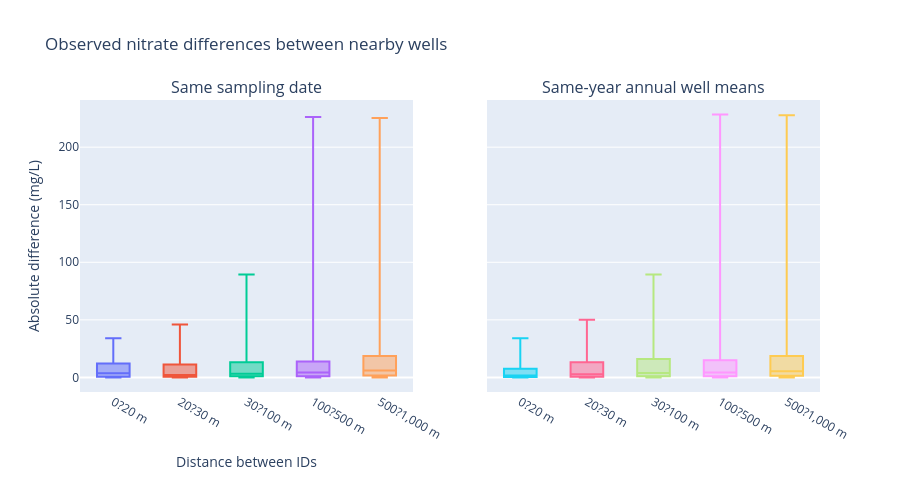

The notebook cell this image was saved under:
### Markdown cell above
## 3. Compare nitrate at nearby wells in similar periods

For same-day comparisons, repeated results for one well and date are averaged only in a temporary table. For same-year comparisons, each well's annual mean is used. Original rows stay unchanged. The comparisons include different IDs up to 1,000 m apart and are grouped by distance band. Pair-periods reuse wells, so they are not independent observations; proximity does not establish duplicate wells.

### Code cell
DISTANCE_EDGES = [0, 20, 30, 100, 500, 1_000.000001]
DISTANCE_LABELS = ["0?20 m", "20?30 m", "30?100 m", "100?500 m", "500?1,000 m"]

def nearby_period_pairs(period_data, period_name):
    """Summarize within-well period values, then compare distinct nearby IDs."""
    pair_rows = []
    for period, group in period_data.groupby("period", sort=False):
        summaries = group.groupby("gm_well_id", as_index=False).agg(
            nitrate_mg_L=("nitrate_mg_L", "mean"),
            source_records=("nitrate_mg_L", "size"),
            gm_longitude=("gm_longitude", "first"),
            gm_latitude=("gm_latitude", "first"),
        )
        if len(summaries) < 2:
            continue
        points = gpd.GeoDataFrame(
            summaries,
            geometry=gpd.points_from_xy(summaries.gm_longitude, summaries.gm_latitude),
            crs="EPSG:4326",
        ).to_crs(METRIC_CRS)
        xy = np.column_stack([points.geometry.x, points.geometry.y])
        pairs = cKDTree(xy).query_pairs(r=1_000, output_type="ndarray")
        if len(pairs) == 0:
            continue
        for left, right in pairs:
            a, b = summaries.iloc[left], summaries.iloc[right]
            pair_rows.append({
                "period": period,
                "well_id_a": a.gm_well_id,
                "well_id_b": b.gm_well_id,
                "distance_m": float(np.linalg.norm(xy[left] - xy[right])),
                "nitrate_a": float(a.nitrate_mg_L),
                "nitrate_b": float(b.nitrate_mg_L),
                "absolute_difference_mg_L": float(abs(a.nitrate_mg_L - b.nitrate_mg_L)),
                "records_a_summarized": int(a.source_records),
                "records_b_summarized": int(b.source_records),
            })
    pairs = pd.DataFrame(pair_rows)
    if pairs.empty:
        return pairs
    pairs["distance_band"] = pd.cut(
        pairs["distance_m"], bins=DISTANCE_EDGES, labels=DISTANCE_LABELS,
        right=False, include_lowest=True,
    )
    pairs["well_pair"] = pairs.apply(lambda row: "|".join(sorted([row.well_id_a, row.well_id_b])), axis=1)
    pairs["comparison_type"] = period_name
    return pairs

same_day_data = observations.assign(period=observations["gm_samp_collection_date"].dt.strftime("%Y-%m-%d"))
same_year_data = observations.assign(period=observations["gm_samp_collection_date"].dt.year)
same_day_pairs = nearby_period_pairs(same_day_data, "Same sampling date")
same_year_pairs = nearby_period_pairs(same_year_data, "Same calendar year; annual well means")

def summarize_pairs(pairs):
    if pairs.empty:
        return pd.DataFrame(columns=["distance_band", "comparisons", "unique_well_pairs", "median_abs_difference_mg_L", "p90_abs_difference_mg_L", "max_abs_difference_mg_L"])
    return pairs.groupby("distance_band", observed=True).agg(
        comparisons=("absolute_difference_mg_L", "size"),
        unique_well_pairs=("well_pair", "nunique"),
        median_abs_difference_mg_L=("absolute_difference_mg_L", "median"),
        p90_abs_difference_mg_L=("absolute_difference_mg_L", lambda x: x.quantile(.90)),
        max_abs_difference_mg_L=("absolute_difference_mg_L", "max"),
    ).reset_index()

daily_summary = summarize_pairs(same_day_pairs)
yearly_summary = summarize_pairs(same_year_pairs)
print(f"Same-date well-pair comparisons: {len(same_day_pairs):,}; same-year well-pair comparisons: {len(same_year_pairs):,}")
print("Same-date comparisons")
display(daily_summary.round(2))
print("Same-year annual-mean comparisons")
display(yearly_summary.round(2))

for label, pairs in [("Same date", same_day_pairs), ("Same year", same_year_pairs)]:
    close = pairs[pairs["distance_m"] < 20].sort_values("absolute_difference_mg_L", ascending=False)
    print(f"{label}: comparisons under 20 m = {len(close):,}")
    if not close.empty:
        display(close[["period", "well_id_a", "well_id_b", "distance_m", "nitrate_a", "nitrate_b", "absolute_difference_mg_L"]].head(10).round(3))
        print(f"Largest observed under-20-m difference ({label}): {close.iloc[0].absolute_difference_mg_L:.3f} mg/L")
    else:
        print("No under-20-m comparison was available in this period definition.")


fig = make_subplots(rows=1, cols=2, subplot_titles=("Same sampling date", "Same-year annual well means"), shared_yaxes=True)
for col, pairs in [(1, same_day_pairs), (2, same_year_pairs)]:
    for band in DISTANCE_LABELS:
        values = pairs.loc[pairs.distance_band == band, "absolute_difference_mg_L"]
        if len(values):
            fig.add_trace(go.Box(y=values, name=band, boxpoints=False, showlegend=False), row=1, col=col)
fig.update_layout(height=480, title="Observed nitrate differences between nearby wells", xaxis_title="Distance between IDs", yaxis_title="Absolute difference (mg/L)")
display(fig)

### Figure 1 — Plotly figure (JSON) as saved in the notebook; plotly's stock layout.template omitted (floating-point values rounded to 4 significant figures; data arrays with more than 128 entries replaced by an {"elided": "..."} marker saying what was removed)
{"data": [{"boxpoints": false, "name": "0?20 m", "showlegend": false, "type": "box", "xaxis": "x", "y": [16.7, 11.5, 14.0, 0.0, 0.4, 1.1, 0.9, 4.7, 1.1, 4.7, 1.3, 1.4, 0.0, 0.3, 3.5, 0.0, 0.39, 1.9, 9.7, 3.0, 27.6, 30.6, 2.22, 2.0, 1.89, 4.08, 8.2, 1.863, 3.5, 16.0, 12.7, 0.5, 0.0, 18.1, 4.7, 7.4, 0.3, 0.0, 0.3, 11.7, 6.9, 6.3, 15.0, 27.4, 0.0, 0.0, 1.048, 16.75, 2.1, 11.58, 18.93, 0.7, 0.6, 34.0, 23.1, 20.7, 17.0, 6.9, 0.9, 1.0, 0.1, 18.7, 0.1, 12.0, 4.6, 11.0, 14.65, 0.0, 0.0], "yaxis": "y"}, {"boxpoints": false, "name": "20?30 m", "showlegend": false, "type": "box", "xaxis": "x", "y": [0.8, 2.5, 0.2, 23.0, 1.4, 12.8, 0.026, 0.53, 43.0, 18.2, 0.5, 8.0, 41.8, 15.6, 45.9, 18.1, 0.01, 0.0, 0.01, 3.0, 13.3, 0.2, 7.1, 8.3, 0.1, 6.0, 0.2, 7.1, 0.7, 3.9, 6.2, 0.6, 1.73, 0.6, 1.56, 11.1, 0.3, 0.0, 5.7, 20.5, 1.0, 0.8], "yaxis": "y"}, {"boxpoints": false, "name": "30?100 m", "showlegend": false, "type": "box", "xaxis": "x", "y": {"elided": "187 float values"}, "yaxis": "y"}, {"boxpoints": false, "name": "100?500 m", "showlegend": false, "type": "box", "xaxis": "x", "y": {"elided": "1266 float values"}, "yaxis": "y"}, {"boxpoints": false, "name": "500?1,000 m", "showlegend": false, "type": "box", "xaxis": "x", "y": {"elided": "2221 float values"}, "yaxis": "y"}, {"boxpoints": false, "name": "0?20 m", "showlegend": false, "type": "box", "xaxis": "x2", "y": {"elided": "132 float values"}, "yaxis": "y2"}, {"boxpoints": false, "name": "20?30 m", "showlegend": false, "type": "box", "xaxis": "x2", "y": [0.01, 43.0, 18.2, 1.56, 0.0, 50.1, 0.3, 17.3, 7.1, 5.4, 0.2, 7.1, 13.3, 0.6, 14.65, 0.0, 3.0, 3.3, 0.8, 0.2, 0.5, 8.0, 16.8, 16.8, 2.3, 11.1, 0.1, 8.3, 0.8, 0.25, 0.01, 2.5, 8.9, 2.7, 41.8, 15.6, 16.6, 16.6, 1.1, 12.8, 0.2, 6.0, 7.1, 23.0, 1.4, 0.53, 0.026, 1.73, 2.6, 20.5, 0.2, 0.9, 45.9, 18.1, 0.1, 0.8, 0.1, 3.9, 0.7, 6.2, 1.0, 0.6, 5.7], "yaxis": "y2"}, {"boxpoints": false, "name": "30?100 m", "showlegend": false, "type": "box", "xaxis": "x2", "y": {"elided": "279 float values"}, "yaxis": "y2"}, {"boxpoints": false, "name": "100?500 m", "showlegend": false, "type": "box", "xaxis": "x2", "y": {"elided": "3237 float values"}, "yaxis": "y2"}, {"boxpoints": false, "name": "500?1,000 m", "showlegend": false, "type": "box", "xaxis": "x2", "y": {"elided": "8610 float values"}, "yaxis": "y2"}], "layout": {"annotations": [{"font": {"size": 16}, "showarrow": false, "text": "Same sampling date", "x": 0.225, "xanchor": "center", "xref": "paper", "y": 1, "yanchor": "bottom", "yref": "paper"}, {"font": {"size": 16}, "showarrow": false, "text": "Same-year annual well means", "x": 0.775, "xanchor": "center", "xref": "paper", "y": 1, "yanchor": "bottom", "yref": "paper"}], "height": 480, "title": {"text": "Observed nitrate differences between nearby wells"}, "xaxis": {"anchor": "y", "domain": [0, 0.45], "title": {"text": "Distance between IDs"}}, "xaxis2": {"anchor": "y2", "domain": [0.55, 1]}, "yaxis": {"anchor": "x", "domain": [0, 1], "title": {"text": "Absolute difference (mg/L)"}}, "yaxis2": {"anchor": "x2", "domain": [0, 1], "matches": "y", "showticklabels": false}}}
